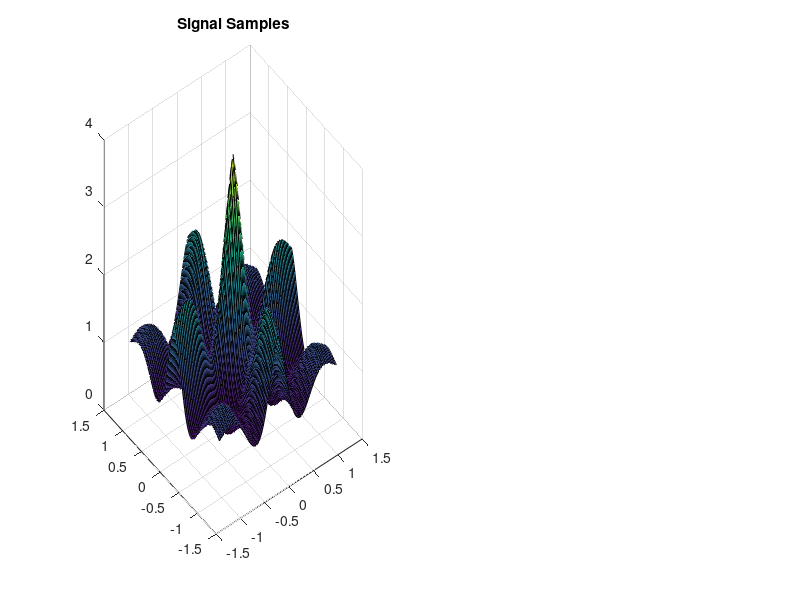

Reproduce this figure in MATLAB. (Note: this script raises an error after producing the figure.)
function Example2D
%Two dimensional cubic B-Spline fitting example using interpMatrix() 
%in conjunction with KronProd().
%%Data
    s = @(t) cos(2*pi*t).*exp(-abs(2*t))+ 1;  %signal to fit
    cubicBspline = @(t) (t>-1 & t<1).*(2/3 - t.^2 +abs(t).^3/2) +...
                        (abs(t)>=1 & abs(t)<2).*((2-abs(t)).^3/6);
    tCoarse=linspace(-1.2, 1.2,9);     %Coarse sample locations on t-axis
       dtCoarse=tCoarse(2)-tCoarse(1);
    tFine=linspace(-1.2, 1.2,81);      %Fine sample locations on t-axis
       dtFine=tFine(2)-tFine(1);
    SampRatio=round(dtCoarse/dtFine); %Sampling ratio
    %sample the signal
    sCoarse1D=s(tCoarse(:));  sCoarse1D=sCoarse1D;
    sFine1D=s(tFine(:));      sFine1D=sFine1D;
    sCoarse=sCoarse1D*sCoarse1D.';
    sFine=sFine1D*sFine1D.';
  
    figure; subplot(121)
    surf(tFine,tFine,sFine);
    title 'Signal Samples'
    
%%Engine
  kernel=cubicBspline(-2:1/SampRatio:2 );
  nCtrlPts=length(tCoarse);
  
  %create interpolation system matrices
  Basis1DFine=interpMatrix(kernel, 'max', nCtrlPts, SampRatio, 'mirror');
  BasisFine=KronProd({Basis1DFine}, [1 1]);
  
  
  Basis1DCoarse=Basis1DFine(1:SampRatio:end,:);
  BasisCoarse=KronProd({Basis1DCoarse}, [1 1]);
  
     %Alternatively, we could have used KronProd class cellfun() method:
     %
     %   BasisCoarse=cellfun(@(A) A(1:SampRatio:end,:) ,BasisFine);
  
     
     
  %%Do the fit!!! 
  sFit = BasisFine*(BasisCoarse\sCoarse);  
  subplot(122)
  surf(tFine,tFine,sFit);
  title 'Cubic B-Spline Reconstructions'